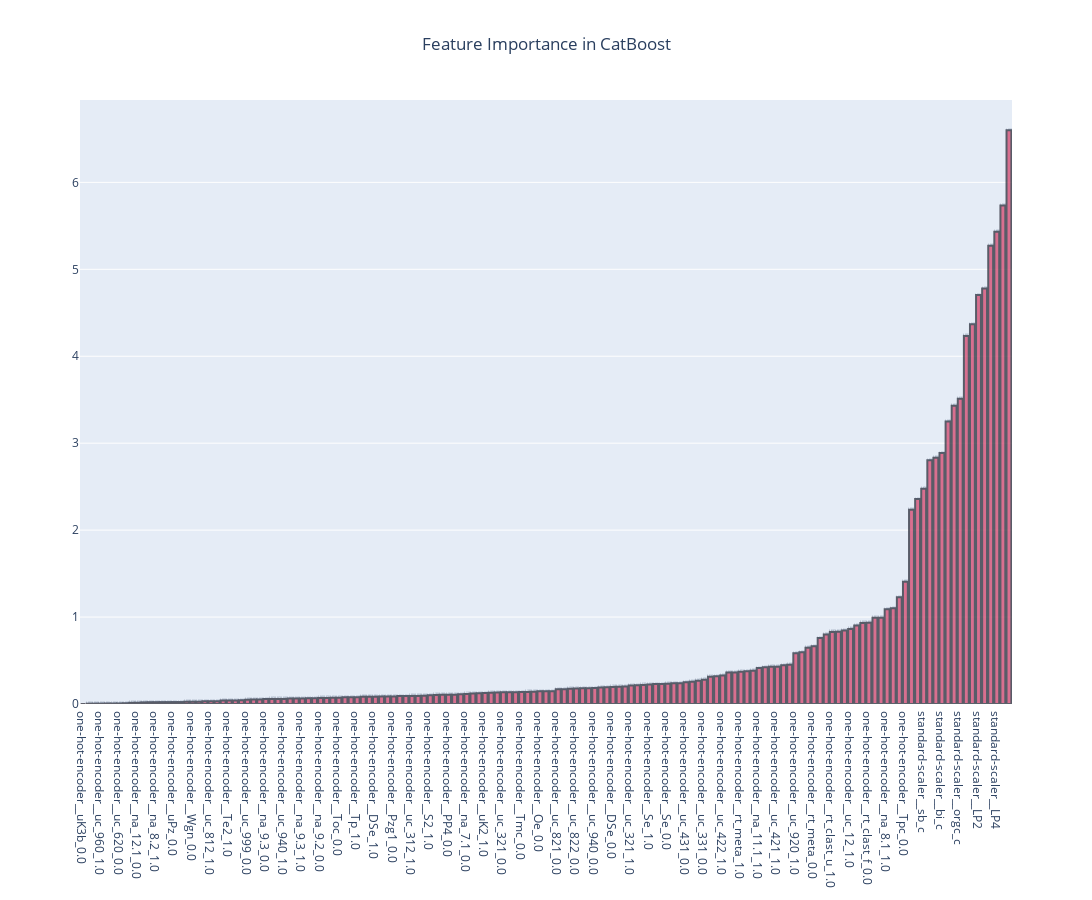

Notebook code for this chart:
### Code cell
feature_importances = pipeline_steps[2][1].feature_importances_
feature_names = pipeline_ctb[:-1].get_feature_names_out()

feature_importance_df_ctb = pd.DataFrame()
feature_importance_df_ctb['Feature'] = feature_names
feature_importance_df_ctb['Importance'] = feature_importances
feature_importance_df_ctb = feature_importance_df_ctb.sort_values('Importance', ascending=True)


# Plot Feature Importance 
data_imp = go.Bar(
             x=feature_importance_df_ctb['Feature'],
             y=feature_importance_df_ctb['Importance'],
             marker_color='#D65076', 
             marker_line_color='#363945', 
             marker_line_width=2,
             opacity = 0.8,
             orientation='v',
             text=feature_importance_df_ctb['Importance'].apply(lambda x: f'{x:0.4f}')
             )

layout = go.Layout(
    title='Feature Importance in CatBoost',
    title_x=0.5,
    width=1800,
    height=900
)

fig = go.Figure(data=data_imp, layout=layout)
fig.show()

### Figure 1 — Plotly figure (JSON) as saved in the notebook; plotly's stock layout.template omitted (floating-point values rounded to 4 significant figures; data arrays with more than 128 entries replaced by an {"elided": "..."} marker saying what was removed)
{"data": [{"marker": {"color": "#D65076", "line": {"color": "#363945", "width": 2}}, "opacity": 0.8, "orientation": "v", "text": {"elided": "153 str values"}, "type": "bar", "x": {"elided": "153 str values"}, "y": {"elided": "153 float values"}}], "layout": {"height": 900, "title": {"text": "Feature Importance in CatBoost", "x": 0.5}, "width": 1800}}
